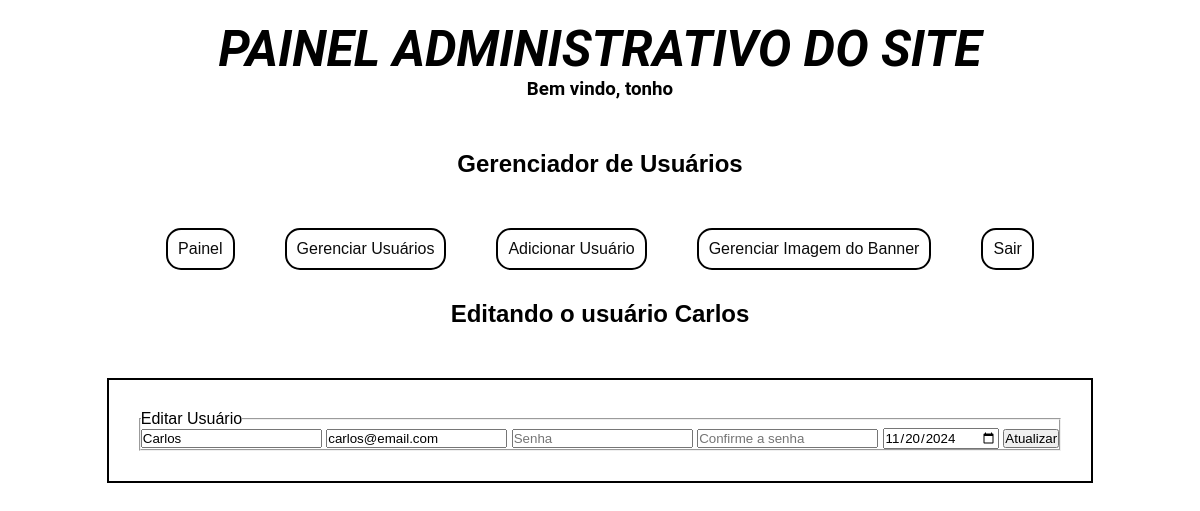
The page /edit_user.php?id=1&nome=Carlos (signed in) on the database its author committed.
### tables this page shows
CREATE TABLE `users` (
  `id` int(11) NOT NULL,
  `nome` varchar(180) NOT NULL,
  `senha` varchar(240) NOT NULL,
  `email` varchar(240) NOT NULL,
  `imagem` varchar(240) NOT NULL,
  `data_cadastro` date NOT NULL,
  `adm` int(10) NOT NULL
);

### function.php (called while the page is built, shortened)
<?php
function buscaUnica($connect, $tabela, $id) {
    $query = "SELECT * FROM $tabela WHERE id =" . (int) $id;
    $execute = mysqli_query($connect, $query);
    $result = mysqli_fetch_assoc($execute);
    return $result;
}

### edit_user.php (the view, shortened to what this page needs)
<?php
    require_once"/xampp/htdocs/atividadeFinalPHP/function.php";
    $seguranca = isset($_SESSION['ativa']) ? TRUE : header("location: login.php");
?>
<!DOCTYPE html>
<html lang="pt-br">
<head>
    <link rel="stylesheet" href="css/administrativo.css">
</head>
<body>
<?php if ($seguranca) { ?>
    <h1>Painel administrativo do site</h1>
    <h3>Bem vindo, <?php echo $_SESSION['nome']; ?></h3>
    <h2>Gerenciador de Usuários</h2>
    <?php include "layout/menu.php";?>
<?php if (isset($_GET['id'])) {
    $id = $_GET['id'];
    $usuario = buscaUnica($connect, "users", $id);
?>
    <h2>Editando o usuário <?php echo $_GET['nome'];?></h2>
<?php } ?>
<form action="" method="post">
    <fieldset>
        <legend>Editar Usuário</legend>
        <input value="<?php echo $usuario['nome'] ?>" type="text" name="nome" placeholder="Nome" required>
        <input  value="<?php echo $usuario['email'] ?>" type="email" name="email" placeholder="E-mail" required>
        <input  type="password" name="senha" placeholder="Senha">
        <input type="password" name="repetesenha" placeholder="Confirme a senha">
        <input  value="<?php echo $usuario['data_cadastro'] ?>"  type="date" name="data_cadastro" required>
        <input type="submit" name="atualizar" value="Atualizar">
    </fieldset>
</form>
<?php } ?>
</body>
</html>

### css/administrativo.css (style rules this page uses)
* { margin: 0; padding:0; font-family: sans-serif; }
body { display: grid; }
h1 { margin: 0 auto; margin-top: 20px; font-family: 'Roboto', sans-serif; font-size: 50px; font-style: italic; font-weight: 700; text-transform: uppercase; }
h2 { margin: 0 auto; margin-bottom: 50px; }
h3 { margin: 0 auto; margin-bottom: 50px; font-family: 'Roboto', sans-serif; }
form { margin: 0 auto; border: 2px solid black; padding: 30px; font-family: 'Roboto', sans-serif; }

### rows shown on the page
users: nome "Carlos", email "carlos@email.com", data_cadastro "11/20/2024"

### other values the page prints
$_SESSION['nome'] "tonho"
$_GET['nome'] "Carlos"
